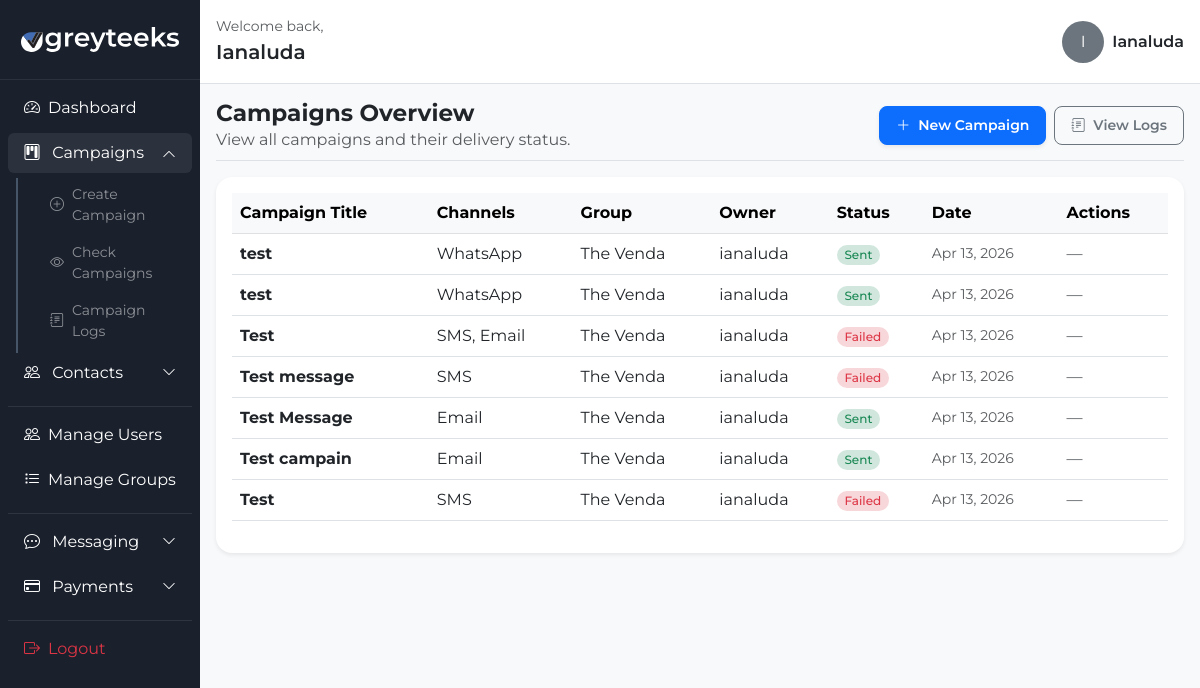
/campaigns/ (signed in), run on the app's committed database.
### campaigns/models.py (models this page shows, shortened)
class Campaign(models.Model):
    user = models.ForeignKey(settings.AUTH_USER_MODEL, on_delete=models.CASCADE, related_name='campaigns')
    title = models.CharField(max_length=200)
    description = models.TextField(blank=True, default='')
    message_body = models.TextField(blank=True, default='')
    sms_template = models.ForeignKey(MessageTemplate, on_delete=models.SET_NULL, null=True, blank=True)
    send_sms = models.BooleanField(default=False, verbose_name='SMS')
    send_whatsapp = models.BooleanField(default=False, verbose_name='WhatsApp')
    send_email = models.BooleanField(default=False, verbose_name='Email')
    target_group = models.ForeignKey(Group, on_delete=models.SET_NULL, null=True, blank=True)
    scheduled_time = models.DateTimeField(null=True, blank=True)
    status = models.CharField(
        max_length=20,
        choices=[
            ('draft', 'Draft'),
            ('scheduled', 'Scheduled'),
            ('sent', 'Sent'),
            ('failed', 'Failed'),
            ('cancelled', 'Cancelled'),
        ],
        default='draft'
    )
    cancel_reason = models.TextField(blank=True)
    sms_server = models.ForeignKey(SMSProvider, on_delete=models.SET_NULL, null=True, blank=True)
    whatsapp_server = models.ForeignKey(WhatsAppProvider, on_delete=models.SET_NULL, null=True, blank=True)
    email_server = models.ForeignKey(EmailProvider, on_delete=models.SET_NULL, null=True, blank=True)
    whatsapp_template = models.ForeignKey(WhatsAppTemplate, on_delete=models.SET_NULL, null=True, blank=True)
    email_template = models.ForeignKey(EmailTemplate, on_delete=models.SET_NULL, null=True, blank=True)
    created_at = models.DateTimeField(auto_now_add=True)
    @property
    def enabled_channels(self):
        channels = []
        if self.send_sms:
            channels.append('SMS')
        if self.send_whatsapp:
            channels.append('WhatsApp')
        if self.send_email:
            channels.append('Email')
        return channels
    @property
    def active_channel_labels(self):
        return ', '.join(self.enabled_channels) if self.enabled_channels else 'None'

### contacts_app/models.py (models this page shows, shortened)
class Group(models.Model):
    user = models.ForeignKey(User, on_delete=models.CASCADE, related_name='user_groups')
    name = models.CharField(max_length=100)
    description = models.TextField(blank=True)
    created_at = models.DateTimeField(auto_now_add=True)

### campaigns/views.py (the view)
# urls.py: path('campaigns/', campaigns_overview, name='campaigns_overview'),
@login_required
def campaigns_overview(request):
    if request.user.is_staff:
        campaigns = Campaign.objects.order_by('-created_at').select_related('user', 'target_group')
    else:
        campaigns = Campaign.objects.filter(user=request.user).order_by('-created_at').select_related('target_group')
    return render(request, 'campaigns/campaigns_overview.html', {
        'campaigns': campaigns,
    })

### templates/campaigns/campaigns_overview.html (shortened to what this page needs)
{% extends "campaigns/dashboard.html" %}
{% block content %}
<div class="d-flex justify-content-between align-items-center pb-2 mb-3 border-bottom mt-3">
    <div>
        <h2 class="fw-bold m-0">Campaigns Overview</h2>
        <p class="text-muted mb-0">View all campaigns and their delivery status.</p>
    </div>
    <div class="btn-toolbar gap-2">
        <a href="{% url 'create_campaign' %}" class="btn btn-sm btn-primary px-3 py-2 rounded-3 shadow-sm fw-semibold">
            <i class="bi bi-plus-lg me-1"></i> New Campaign
        </a>
        {% if user.is_staff %}
        <a href="{% url 'campaign_logs' %}" class="btn btn-sm btn-outline-secondary px-3 py-2 rounded-3 fw-semibold">
            <i class="bi bi-journal-text me-1"></i> View Logs
        </a>
        {% endif %}
    </div>
</div>
<div class="table-responsive bg-white p-3 shadow-sm rounded-4">
    <table class="table table-hover align-middle">
        <thead class="table-light">
            <tr>
                <th>Campaign Title</th>
                <th>Channels</th>
                <th>Group</th>
                {% if user.is_staff %}<th>Owner</th>{% endif %}
                <th>Status</th>
                <th>Date</th>
                <th>Actions</th>
            </tr>
        </thead>
        <tbody>
            {% for campaign in campaigns %}
                <tr>
                    <td><strong>{{ campaign.title }}</strong></td>
                    <td>{{ campaign.active_channel_labels }}</td>
                    <td>{{ campaign.target_group.name|default:"General" }}</td>
                    {% if user.is_staff %}<td>{{ campaign.user.username }}</td>{% endif %}
                    <td>
                        {% if campaign.status == 'sent' %}
                            <span class="badge rounded-pill bg-success-subtle text-success">Sent</span>
                        {% elif campaign.status == 'failed' %}
                            <span class="badge rounded-pill bg-danger-subtle text-danger">Failed</span>
                        {% elif campaign.status == 'scheduled' %}
                            <span class="badge rounded-pill bg-warning-subtle text-warning">Scheduled</span>
                        {% elif campaign.status == 'cancelled' %}
                            <span class="badge rounded-pill bg-secondary-subtle text-secondary">Cancelled</span>
                        {% else %}
                            <span class="badge rounded-pill bg-info-subtle text-info">{{ campaign.status|title }}</span>
                        {% endif %}
                    </td>
                    <td class="text-muted small">{{ campaign.created_at|date:"M d, Y" }}</td>
                    <td>
                        {% if campaign.status == 'draft' %}
                            {% if campaign.user == user or user.is_staff %}
                                <a href="{% url 'edit_campaign' campaign.id %}" class="btn btn-sm btn-outline-primary me-1 mb-1">
                                    Edit
                                </a>
                                <form method="post" action="{% url 'delete_campaign' campaign.id %}" class="d-inline">
                                    {% csrf_token %}
                                    <button type="submit" class="btn btn-sm btn-outline-danger mb-1">
                                        Delete
                                    </button>
                                </form>
                            {% else %}
                                <span class="text-muted">—</span>
                            {% endif %}
                        {% else %}
                            <span class="text-muted">—</span>
                        {% endif %}
                    </td>
                </tr>
            {% endfor %}
        </tbody>
    </table>
</div>
{% endblock %}

### templates/campaigns/dashboard.html (shortened to what this page needs)
{% load static %}
<!DOCTYPE html>
<html lang="en">
<head>
    <link href="https://cdn.jsdelivr.net/npm/bootstrap@5.3.0/dist/css/bootstrap.min.css" rel="stylesheet">
    <link rel="stylesheet" href="https://cdn.jsdelivr.net/npm/bootstrap-icons@1.11.3/font/bootstrap-icons.min.css">
    <link rel="stylesheet" href="{% static 'css/dashboard.css' %}">
</head>
<body>
    <div class="container-fluid">
        <div class="row">
            <nav class="col-md-2 d-none d-md-block sidebar p-0">
    <div class="sidebar-brand d-flex align-items-center justify-content-center px-3 py-3">
        <img src="{% static 'assets/images/logo/light-logo.svg' %}" class="sidebar-logo" alt="Greyteeks logo">
    </div>
    <div class="px-2 pb-4">
        <ul class="nav flex-column mt-2">
            <li class="nav-item">
                <a class="nav-link text-white d-flex align-items-center" href="{% url 'dashboard' %}">
                    <i class="bi bi-speedometer2 me-2"></i> Dashboard
                </a>
            </li>
            <li class="nav-item">
                <a class="nav-link text-white d-flex align-items-center justify-content-between"
                   href="#campaignsDropdown"
                   data-bs-toggle="collapse"
                   aria-expanded="false"
                   aria-controls="campaignsDropdown">
                    <span><i class="bi bi-kanban me-2"></i> Campaigns</span>
                    <i class="bi bi-chevron-down small"></i>
                </a>
                <div class="collapse" id="campaignsDropdown">
                    <ul class="nav flex-column ms-3 mt-1">
                        <li class="nav-item">
                            <a class="nav-link text-white-50 d-flex align-items-center" href="{% url 'create_campaign' %}">
                                <i class="bi bi-plus-circle me-2"></i> Create Campaign
                            </a>
                        </li>
                        <li class="nav-item">
                            <a class="nav-link text-white-50 d-flex align-items-center" href="{% url 'campaigns_overview' %}">
                                <i class="bi bi-eye me-2"></i> Check Campaigns
                            </a>
                        </li>
                        {% if user.is_staff %}
                        <li class="nav-item">
                            <a class="nav-link text-white-50 d-flex align-items-center" href="{% url 'campaign_logs' %}">
                                <i class="bi bi-journal-text me-2"></i> Campaign Logs
                            </a>
                        </li>
                        {% endif %}
                    </ul>
                </div>
            </li>
            <li class="nav-item">
                <a class="nav-link text-white d-flex align-items-center justify-content-between"
                   href="#contactsDropdown"
                   data-bs-toggle="collapse"
                   aria-expanded="false"
                   aria-controls="contactsDropdown">
                    <span><i class="bi bi-people me-2"></i> Contacts</span>
                    <i class="bi bi-chevron-down small"></i>
                </a>
            </li>
            <hr class="text-secondary my-2">
            {% if user.is_staff %}
            <li class="nav-item">
                <a class="nav-link text-white d-flex align-items-center" href="{% url 'manage_users' %}">
                    <i class="bi bi-people me-2"></i> Manage Users
                </a>
            </li>
            <li class="nav-item">
                <a class="nav-link text-white d-flex align-items-center" href="{% url 'manage_groups' %}">
                    <i class="bi bi-list-task me-2"></i> Manage Groups
                </a>
            </li>
            <hr class="text-secondary my-2">
            <li class="nav-item">
                <a class="nav-link text-white d-flex align-items-center justify-content-between"
                   href="#messagingDropdown"
                   data-bs-toggle="collapse"
                   aria-expanded="false"
                   aria-controls="messagingDropdown">
                    <span><i class="bi bi-chat-dots me-2"></i> Messaging</span>
                    <i class="bi bi-chevron-down small"></i>
                </a>
            </li>
            <li class="nav-item">
                <a class="nav-link text-white d-flex align-items-center justify-content-between"
                   href="#paymentsDropdown"
                   data-bs-toggle="collapse"
                   aria-expanded="false"
                   aria-controls="paymentsDropdown">
                    <span><i class="bi bi-credit-card me-2"></i> Payments</span>
                    <i class="bi bi-chevron-down small"></i>
                </a>
            </li>
            {% endif %}
            <hr class="text-secondary my-2">
            <li class="nav-item">
                <form action="{% url 'logout' %}" method="post">
                    <button type="submit" class="nav-link text-danger border-0 bg-transparent d-flex align-items-center w-100">
                        <i class="bi bi-box-arrow-right me-2"></i> Logout
                    </button>
                </form>
            </li>
        </ul>
    </div>
</nav>
            <main class="col-md-10 p-0">
                <div class="dashboard-top-bar d-flex justify-content-between align-items-center px-3 py-3 bg-white border-bottom">
                    <div>
                        <div class="text-muted small">Welcome back,</div>
                        <div class="fs-5 fw-semibold">{{ user.first_name|default:user.username|title }}</div>
                    </div>
                    <div class="d-flex align-items-center gap-2">
                        <span class="rounded-circle bg-secondary text-white d-inline-flex align-items-center justify-content-center"
                              style="width:42px; height:42px;">
                            {{ user.username|first|upper }}
                        </span>
                        <span class="fw-semibold text-dark">{{ user.username|title }}</span>
                    </div>
                </div>
                <div class="dashboard-content">
                    {% block content %}{% endblock %}
                </div>
            </main>
        </div>
    </div>
</body>
</html>

### static/css/dashboard.css (style rules this page uses)
body { background-color: #f8f9fa; font-family: 'Montserrat', sans-serif; }
.sidebar { height: 100vh; background: #1a202c; color: white; position: fixed; top: 0; left: 0; z-index: 100; width: 16.666667%; }
.sidebar .nav-link { transition: all 0.3s; border-radius: 5px; margin-bottom: 5px; color: white; }
main { margin-left: 16.666667%; padding-left: 1rem; }
h1, h2, h3, h4, h5, h6 { font-family: 'Montserrat', sans-serif; font-weight: 500; }
h2 { font-size: 1.45rem; }
.dashboard-content { padding-left: 1rem; padding-right: 1rem; }
.dashboard-top-bar { min-height: 80px; }
.dashboard-top-bar .rounded-circle { font-size: 1rem; text-transform: uppercase; }
.badge { font-weight: 500; }
.sidebar-logo { display: block; width: 80%; max-width: 160px; height: auto; max-height: 60px; object-fit: contain; margin: 0 auto; }
.sidebar-brand { min-height: 80px; border-bottom: 1px solid rgba(255, 255, 255, 0.08); margin-left: -1rem; margin-right: -1rem; padding-left: 1rem; padding-right: 1rem; }
.sidebar .nav-link[data-bs-toggle="collapse"] .bi-chevron-down { transition: transform 0.25s ease; }
.sidebar .nav-link[data-bs-toggle="collapse"][aria-expanded="true"] .bi-chevron-down { transform: rotate(180deg); }
.sidebar .nav-link[data-bs-toggle="collapse"]:hover, .sidebar .nav-link[data-bs-toggle="collapse"][aria-expanded="true"] { background: rgba(255, 255, 255, 0.08); border-radius: 6px; }
.sidebar .collapse .nav-link { font-size: 0.875rem; padding: 0.35rem 0.75rem; border-radius: 6px; transition: all 0.2s; }
.sidebar .collapse.show + li, .sidebar .collapse.show { border-left: 2px solid #475569; margin-left: 0.5rem; padding-left: 0.25rem; }
.sidebar-brand { min-height: 80px; border-bottom: 1px solid rgba(255, 255, 255, 0.08); }

### data on the page
Campaign: title "test", active_channel_labels "WhatsApp", target_group.name "The Venda", user.username "ianaluda", status "Sent", created_at "Apr 13, 2026"
Campaign: title "test", active_channel_labels "WhatsApp", target_group.name "The Venda", user.username "ianaluda", status "Sent", created_at "Apr 13, 2026"
Campaign: title "Test", active_channel_labels "SMS, Email", target_group.name "The Venda", user.username "ianaluda", status "Failed", created_at "Apr 13, 2026"
Campaign: title "Test message", active_channel_labels "SMS", target_group.name "The Venda", user.username "ianaluda", status "Failed", created_at "Apr 13, 2026"
Campaign: title "Test Message", active_channel_labels "Email", target_group.name "The Venda", user.username "ianaluda", status "Sent", created_at "Apr 13, 2026"
Campaign: title "Test campain", active_channel_labels "Email", target_group.name "The Venda", user.username "ianaluda", status "Sent", created_at "Apr 13, 2026"
Campaign: title "Test", active_channel_labels "SMS", target_group.name "The Venda", user.username "ianaluda", status "Failed", created_at "Apr 13, 2026"

### other printed values
{{ user.first_name|default:user.username|title }} "Ianaluda"
{{ user.username|first|upper }} "I"
{{ user.username|title }} "Ianaluda"
